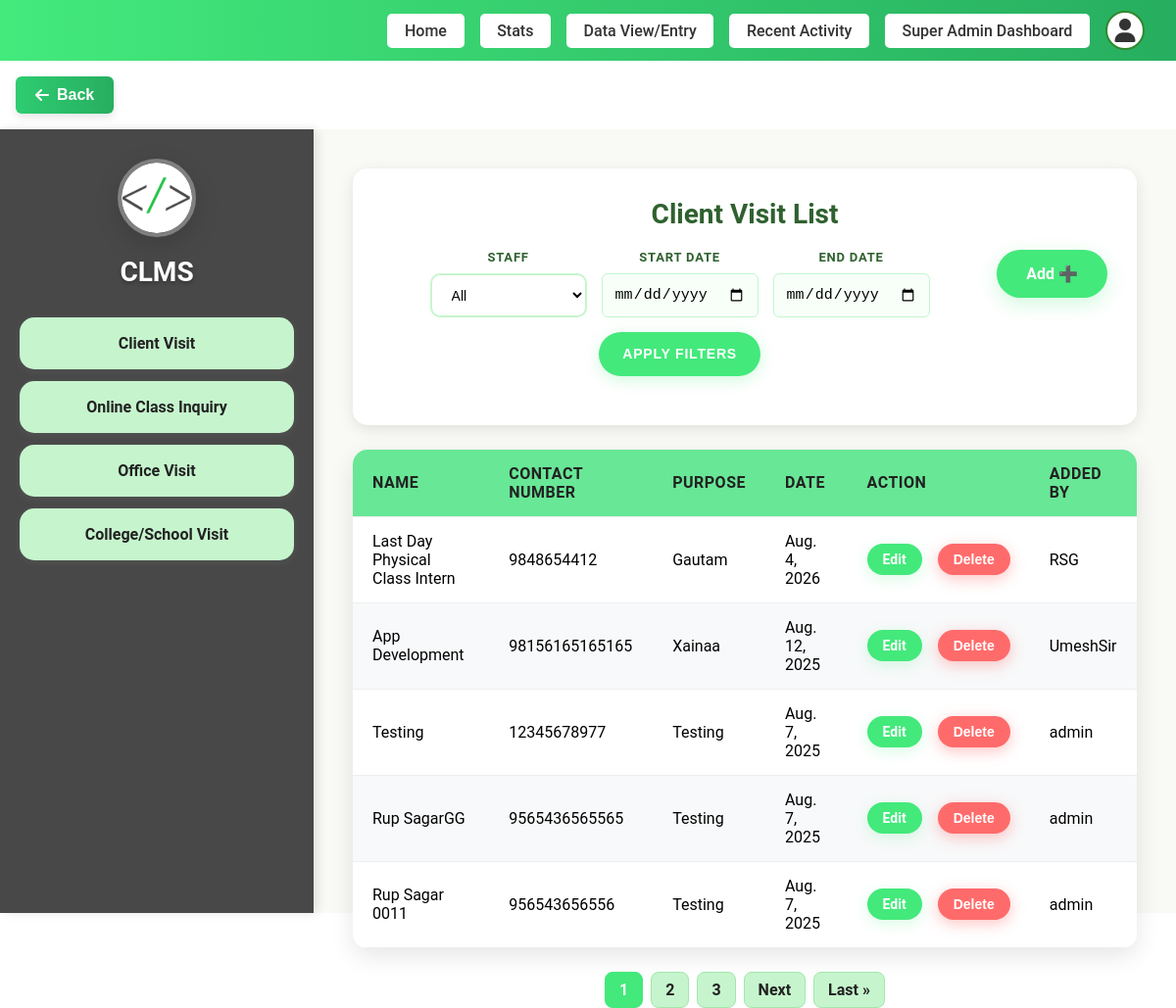
The page /add-dashboard/client-visit/list/ (signed in) on the database its author committed.
### staff/models.py (models this page shows, shortened)
class ClientVisit(models.Model):
    user = models.ForeignKey(User, on_delete=models.CASCADE)
    contact_number = models.CharField(max_length=20)
    name = models.CharField(max_length=100)
    purpose = models.CharField(max_length=255)
    date = models.DateField()

### staff/views.py (the view)
# urls.py: path('client-visit/list/', views.client_visit_list, name='client_visit_list'),
@login_required
def client_visit_list(request):
    if request.user.is_superuser:
        client_visits = ClientVisit.objects.all().order_by('-date')
        staff_filter = request.GET.get('staff')
        if staff_filter and staff_filter != 'all':
            client_visits = client_visits.filter(user_id=staff_filter)
        start_date = request.GET.get('start_date')
        end_date = request.GET.get('end_date')
        if start_date:
            try:
                start_date = datetime.strptime(start_date, '%Y-%m-%d').date()
                client_visits = client_visits.filter(date__gte=start_date)
            except ValueError:
                pass
        if end_date:
            try:
                end_date = datetime.strptime(end_date, '%Y-%m-%d').date()
                client_visits = client_visits.filter(date__lte=end_date)
            except ValueError:
                pass
        staff_users = User.objects.filter(is_staff=True).order_by('username')
    else:
        client_visits = ClientVisit.objects.filter(user=request.user).order_by('-date')
        staff_users = None
    paginator = Paginator(client_visits, 5)  # Show 5 items per page
    page = request.GET.get('page')
    try:
        client_visits = paginator.page(page)
    except PageNotAnInteger:
        client_visits = paginator.page(1)
    except EmptyPage:
        client_visits = paginator.page(paginator.num_pages)
    return render(request, 'pages/staff/Client_Visit.html', {
        'client_visits': client_visits,
        'staff_users': staff_users,
        'current_filters': {
            'staff': request.GET.get('staff', ''),
            'start_date': request.GET.get('start_date', ''),
            'end_date': request.GET.get('end_date', ''),
        }
    })

### templates/pages/staff/Client_Visit.html (shortened to what this page needs)
{% load static %}
<!DOCTYPE html>
<html lang="en">
<head>
  <link rel="stylesheet" href="{% static 'css/Visit.css' %}">
  <link rel="stylesheet" href="{% static 'css/dltvisit.css' %}">
</head>
<body>
{% include "layouts/header.html" %}
<div class="container">
  <div class="sidebar">
      <div class="logo">
        <a href="{% url 'add_dashboard' %}">
         <img src="{% static 'assets/favicon.png' %}" alt="Logo">
        </a>
      </div>
      <h2>CLMS</h2>
      <ul>
        <li><a href="{% url 'client_visit_list' %}">Client Visit</a></li>
        <li><a href="{% url 'online_class_list' %}">Online Class Inquiry</a></li>
        <li><a href="{% url 'office_visit_list' %}">Office Visit</a></li>
        <li><a href="{% url 'college_visit_list' %}">College/School Visit</a></li>
      </ul>
    </div>
    <div class="main-content">
      <div class="header">
        <h2>Client Visit List</h2>
        <div class="header-controls">
          <a href="{% url 'add_dashboard' %}" class="add-btn">Add ➕</a>
          {% if user.is_superuser and staff_users %}
          <div class="filter-container">
            <form method="GET" class="filter-form" style="display: flex; align-items: center; gap: 15px; flex-wrap: wrap;">
              <div class="filter-item">
                <label for="staff">Staff</label>
                <select name="staff" id="staff">
                  <option value="all" {% if current_filters.staff == 'all' or not current_filters.staff %}selected{% endif %}>All</option>
                </select>
              </div>
              <div class="filter-item">
                <label for="start_date">Start Date</label>
                <input type="date" name="start_date" id="start_date" value="{{ current_filters.start_date }}" placeholder="yyyy-mm-dd">
              </div>
              <div class="filter-item">
                <label for="end_date">End Date</label>
                <input type="date" name="end_date" id="end_date" value="{{ current_filters.end_date }}" placeholder="yyyy-mm-dd">
              </div>
              <button type="submit" class="apply-btn">Apply Filters</button>
            </form>
          </div>
          {% endif %}
        </div>
      </div>
      <table>
        <thead>
          <tr>
            <th>Name</th>
            <th>Contact Number</th>
            <th>Purpose</th>
            <th>Date</th>
            <th>Action</th>
            <th>Added By</th>
          </tr>
        </thead>
        <tbody>
          {% for visit in client_visits %}
          <tr class="{% cycle 'white-row' 'green-row' %}">
            <td>{{ visit.name }}</td>
            <td>{{ visit.contact_number }}</td>
            <td>{{ visit.purpose }}</td>
            <td>{{ visit.date }}</td>
            <td>
              <div class="action-buttons">
                <a href="{% url 'edit_client' visit.id %}" class="edit-btn">Edit</a>
                <button class="delete-btn" onclick="showClientVisitDeleteConfirmation('{{ visit.id }}', '{{ visit.name }}')">Delete</button>
              </div>
            </td>
            <td>{{ visit.user.username }}</td>
          </tr>
          {% empty %}
          <tr>
            <td colspan="6">No client visits available.</td>
          </tr>
          {% endfor %}
        </tbody>
      </table>
      {% if client_visits.has_other_pages %}
      <div class="pagination">
        {% for num in client_visits.paginator.page_range %}
          {% if client_visits.number == num %}
            <span class="current">{{ num }}</span>
          {% elif num > client_visits.number|add:'-3' and num < client_visits.number|add:'3' %}
            <a href="?page={{ num }}">{{ num }}</a>
          {% endif %}
        {% endfor %}
        {% if client_visits.has_next %}
          <a href="?page={{ client_visits.next_page_number }}">Next</a>
          <a href="?page={{ client_visits.paginator.num_pages }}">Last &raquo;</a>
        {% endif %}
      </div>
      {% endif %}
    </div>
  </div>
</body>
</html>

### static/css/dltvisit.css (style rules this page uses)
.action-buttons { display: flex; gap: 8px; align-items: center; justify-content: flex-start; }
.edit-btn, .delete-btn { display: inline-block !important; vertical-align: middle; }
td:last-child { white-space: nowrap; }

### static/css/home.css (style rules this page uses)
body { background: #fff; margin: 0; font-family: 'Roboto', Arial, sans-serif; }

### rows shown on the page
ClientVisit: name "Last Day Physical Class Intern", contact_number "9848654412", purpose "Gautam", date "Aug. 4, 2026", user.username "RSG"
ClientVisit: name "App Development", contact_number "98156165165165", purpose "Xainaa", date "Aug. 12, 2025", user.username "UmeshSir"
ClientVisit: name "Testing", contact_number "12345678977", purpose "Testing", date "Aug. 7, 2025", user.username "admin"
ClientVisit: name "Rup SagarGG", contact_number "9565436565565", purpose "Testing", date "Aug. 7, 2025", user.username "admin"
ClientVisit: name "Rup Sagar 0011", contact_number "956543656556", purpose "Testing", date "Aug. 7, 2025", user.username "admin"

### other values the page prints
{{ num }} "1"
{{ num }} "2" "3"
